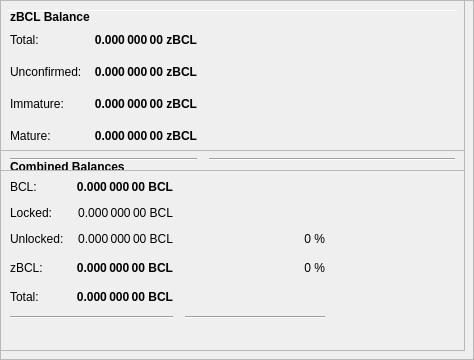
        <widget class="QFrame" name="frameObfuscation">
         <property name="minimumSize">
          <size>
           <width>0</width>
           <height>350</height>
          </size>
         </property>
         <property name="layoutDirection">
          <enum>Qt::LeftToRight</enum>
         </property>
         <property name="frameShape">
          <enum>QFrame::StyledPanel</enum>
         </property>
         <property name="frameShadow">
          <enum>QFrame::Raised</enum>
         </property>
         <widget class="QPushButton" name="runAutoDenom">
          <property name="geometry">
           <rect>
            <x>251</x>
            <y>17</y>
            <width>1</width>
            <height>1</height>
           </rect>
          </property>
          <property name="palette">
           <palette>
            <active>
             <colorrole role="WindowText">
              <brush brushstyle="SolidPattern">
               <color alpha="255">
                <red>0</red>
                <green>0</green>
                <blue>0</blue>
               </color>
              </brush>
             </colorrole>
             <colorrole role="Button">
              <brush brushstyle="SolidPattern">
               <color alpha="255">
                <red>239</red>
                <green>238</green>
                <blue>238</blue>
               </color>
              </brush>
             </colorrole>
             <colorrole role="Light">
              <brush brushstyle="SolidPattern">
               <color alpha="255">
                <red>255</red>
                <green>255</green>
                <blue>255</blue>
               </color>
              </brush>
             </colorrole>
             <colorrole role="Midlight">
              <brush brushstyle="SolidPattern">
               <color alpha="255">
                <red>247</red>
                <green>246</green>
                <blue>246</blue>
               </color>
              </brush>
             </colorrole>
             <colorrole role="Dark">
              <brush brushstyle="SolidPattern">
               <color alpha="255">
                <red>119</red>
                <green>119</green>
                <blue>119</blue>
               </color>
              </brush>
             </colorrole>
             <colorrole role="Mid">
              <brush brushstyle="SolidPattern">
               <color alpha="255">
                <red>159</red>
                <green>159</green>
                <blue>159</blue>
               </color>
              </brush>
             </colorrole>
             <colorrole role="Text">
              <brush brushstyle="SolidPattern">
               <color alpha="255">
                <red>0</red>
                <green>0</green>
                <blue>0</blue>
               </color>
              </brush>
             </colorrole>
             <colorrole role="BrightText">
              <brush brushstyle="SolidPattern">
               <color alpha="255">
                <red>255</red>
                <green>255</green>
                <blue>255</blue>
               </color>
              </brush>
             </colorrole>
             <colorrole role="ButtonText">
              <brush brushstyle="SolidPattern">
               <color alpha="255">
                <red>0</red>
                <green>0</green>
                <blue>0</blue>
               </color>
              </brush>
             </colorrole>
             <colorrole role="Base">
              <brush brushstyle="SolidPattern">
               <color alpha="255">
                <red>255</red>
                <green>255</green>
                <blue>255</blue>
               </color>
              </brush>
             </colorrole>
             <colorrole role="Window">
              <brush brushstyle="SolidPattern">
               <color alpha="255">
                <red>239</red>
                <green>238</green>
                <blue>238</blue>
               </color>
              </brush>
             </colorrole>
             <colorrole role="Shadow">
              <brush brushstyle="SolidPattern">
               <color alpha="255">
                <red>0</red>
                <green>0</green>
                <blue>0</blue>
               </color>
              </brush>
             </colorrole>
             <colorrole role="AlternateBase">
              <brush brushstyle="SolidPattern">
               <color alpha="255">
                <red>247</red>
                <green>246</green>
                <blue>246</blue>
               </color>
              </brush>
             </colorrole>
             <colorrole role="ToolTipBase">
              <brush brushstyle="SolidPattern">
               <color alpha="255">
                <red>255</red>
                <green>255</green>
                <blue>220</blue>
               </color>
              </brush>
             </colorrole>
             <colorrole role="ToolTipText">
              <brush brushstyle="SolidPattern">
               <color alpha="255">
                <red>0</red>
                <green>0</green>
                <blue>0</blue>
               </color>
              </brush>
             </colorrole>
            </active>
            <inactive>
             <colorrole role="WindowText">
              <brush brushstyle="SolidPattern">
               <color alpha="255">
                <red>0</red>
                <green>0</green>
                <blue>0</blue>
               </color>
              </brush>
             </colorrole>
             <colorrole role="Button">
              <brush brushstyle="SolidPattern">
               <color alpha="255">
                <red>239</red>
                <green>238</green>
                <blue>238</blue>
               </color>
              </brush>
             </colorrole>
             <colorrole role="Light">
              <brush brushstyle="SolidPattern">
               <color alpha="255">
                <red>255</red>
                <green>255</green>
                <blue>255</blue>
               </color>
              </brush>
             </colorrole>
             <colorrole role="Midlight">
              <brush brushstyle="SolidPattern">
               <color alpha="255">
                <red>247</red>
                <green>246</green>
                <blue>246</blue>
               </color>
              </brush>
             </colorrole>
             <colorrole role="Dark">
              <brush brushstyle="SolidPattern">
               <color alpha="255">
                <red>119</red>
                <green>119</green>
                <blue>119</blue>
               </color>
              </brush>
             </colorrole>
             <colorrole role="Mid">
              <brush brushstyle="SolidPattern">
               <color alpha="255">
                <red>159</red>
                <green>159</green>
                <blue>159</blue>
               </color>
              </brush>
             </colorrole>
             <colorrole role="Text">
              <brush brushstyle="SolidPattern">
               <color alpha="255">
                <red>0</red>
                <green>0</green>
                <blue>0</blue>
               </color>
              </brush>
             </colorrole>
             <colorrole role="BrightText">
              <brush brushstyle="SolidPattern">
               <color alpha="255">
                <red>255</red>
                <green>255</green>
                <blue>255</blue>
               </color>
              </brush>
             </colorrole>
             <colorrole role="ButtonText">
              <brush brushstyle="SolidPattern">
               <color alpha="255">
                <red>0</red>
                <green>0</green>
                <blue>0</blue>
               </color>
              </brush>
             </colorrole>
             <colorrole role="Base">
              <brush brushstyle="SolidPattern">
               <color alpha="255">
                <red>255</red>
                <green>255</green>
                <blue>255</blue>
               </color>
              </brush>
             </colorrole>
             <colorrole role="Window">
              <brush brushstyle="SolidPattern">
               <color alpha="255">
                <red>239</red>
                <green>238</green>
                <blue>238</blue>
               </color>
              </brush>
             </colorrole>
             <colorrole role="Shadow">
              <brush brushstyle="SolidPattern">
               <color alpha="255">
                <red>0</red>
                <green>0</green>
                <blue>0</blue>
               </color>
              </brush>
             </colorrole>
             <colorrole role="AlternateBase">
              <brush brushstyle="SolidPattern">
               <color alpha="255">
                <red>247</red>
                <green>246</green>
                <blue>246</blue>
               </color>
              </brush>
             </colorrole>
             <colorrole role="ToolTipBase">
              <brush brushstyle="SolidPattern">
               <color alpha="255">
                <red>255</red>
                <green>255</green>
                <blue>220</blue>
               </color>
              </brush>
             </colorrole>
             <colorrole role="ToolTipText">
              <brush brushstyle="SolidPattern">
               <color alpha="255">
                <red>0</red>
                <green>0</green>
                <blue>0</blue>
               </color>
              </brush>
             </colorrole>
            </inactive>
            <disabled>
             <colorrole role="WindowText">
              <brush brushstyle="SolidPattern">
               <color alpha="255">
                <red>119</red>
                <green>119</green>
                <blue>119</blue>
               </color>
              </brush>
             </colorrole>
             <colorrole role="Button">
              <brush brushstyle="SolidPattern">
               <color alpha="255">
                <red>239</red>
                <green>238</green>
                <blue>238</blue>
               </color>
              </brush>
             </colorrole>
             <colorrole role="Light">
              <brush brushstyle="SolidPattern">
               <color alpha="255">
                <red>255</red>
                <green>255</green>
                <blue>255</blue>
               </color>
              </brush>
             </colorrole>
             <colorrole role="Midlight">
              <brush brushstyle="SolidPattern">
               <color alpha="255">
                <red>247</red>
                <green>246</green>
                <blue>246</blue>
               </color>
              </brush>
             </colorrole>
             <colorrole role="Dark">
              <brush brushstyle="SolidPattern">
               <color alpha="255">
                <red>119</red>
                <green>119</green>
                <blue>119</blue>
               </color>
              </brush>
             </colorrole>
             <colorrole role="Mid">
              <brush brushstyle="SolidPattern">
               <color alpha="255">
                <red>159</red>
                <green>159</green>
                <blue>159</blue>
               </color>
              </brush>
             </colorrole>
             <colorrole role="Text">
              <brush brushstyle="SolidPattern">
               <color alpha="255">
                <red>119</red>
                <green>119</green>
                <blue>119</blue>
               </color>
              </brush>
             </colorrole>
             <colorrole role="BrightText">
              <brush brushstyle="SolidPattern">
               <color alpha="255">
                <red>255</red>
                <green>255</green>
                <blue>255</blue>
               </color>
              </brush>
             </colorrole>
             <colorrole role="ButtonText">
              <brush brushstyle="SolidPattern">
               <color alpha="255">
                <red>119</red>
                <green>119</green>
                <blue>119</blue>
               </color>
              </brush>
             </colorrole>
             <colorrole role="Base">
              <brush brushstyle="SolidPattern">
               <color alpha="255">
                <red>239</red>
                <green>238</green>
                <blue>238</blue>
               </color>
              </brush>
             </colorrole>
             <colorrole role="Window">
              <brush brushstyle="SolidPattern">
               <color alpha="255">
                <red>239</red>
                <green>238</green>
                <blue>238</blue>
               </color>
              </brush>
             </colorrole>
             <colorrole role="Shadow">
              <brush brushstyle="SolidPattern">
               <color alpha="255">
                <red>0</red>
                <green>0</green>
                <blue>0</blue>
               </color>
              </brush>
             </colorrole>
             <colorrole role="AlternateBase">
              <brush brushstyle="SolidPattern">
               <color alpha="255">
                <red>239</red>
                <green>238</green>
                <blue>238</blue>
               </color>
              </brush>
             </colorrole>
             <colorrole role="ToolTipBase">
              <brush brushstyle="SolidPattern">
               <color alpha="255">
                <red>255</red>
                <green>255</green>
                <blue>220</blue>
               </color>
              </brush>
             </colorrole>
             <colorrole role="ToolTipText">
              <brush brushstyle="SolidPattern">
               <color alpha="255">
                <red>0</red>
                <green>0</green>
                <blue>0</blue>
               </color>
              </brush>
             </colorrole>
            </disabled>
           </palette>
          </property>
          <property name="focusPolicy">
           <enum>Qt::NoFocus</enum>
          </property>
          <property name="autoFillBackground">
           <bool>true</bool>
          </property>
          <property name="text">
           <string/>
          </property>
          <property name="flat">
           <bool>true</bool>
          </property>
         </widget>
         <widget class="Line" name="line">
          <property name="geometry">
           <rect>
            <x>7</x>
            <y>10</y>
            <width>451</width>
            <height>1</height>
           </rect>
          </property>
          <property name="orientation">
           <enum>Qt::Horizontal</enum>
          </property>
         </widget>
         <widget class="QFrame" name="frame_3">
          <property name="geometry">
           <rect>
            <x>0</x>
            <y>150</y>
            <width>465</width>
            <height>201</height>
           </rect>
          </property>
          <property name="frameShape">
           <enum>QFrame::StyledPanel</enum>
          </property>
          <property name="frameShadow">
           <enum>QFrame::Raised</enum>
          </property>
          <layout class="QVBoxLayout" name="verticalLayout_5">
           <item>
            <layout class="QHBoxLayout" name="horizontalLayout_5" stretch="0">
             <item>
              <widget class="QLabel" name="label_5z">
               <property name="maximumSize">
                <size>
                 <width>16777215</width>
                 <height>20</height>
                </size>
               </property>
               <property name="font">
                <font>
                 <weight>75</weight>
                 <bold>true</bold>
                </font>
               </property>
               <property name="toolTip">
                <string>Combined Balances (including unconfirmed and immature coins)</string>
               </property>
               <property name="text">
                <string>&lt;html&gt;&lt;head/&gt;&lt;body&gt;&lt;p&gt;Combined Balances&lt;/p&gt;&lt;/body&gt;&lt;/html&gt;</string>
               </property>
              </widget>
             </item>
            </layout>
           </item>
           <item>
            <layout class="QGridLayout" name="gridLayout_3">
             <property name="spacing">
              <number>12</number>
             </property>
             <item row="7" column="0" colspan="2">
              <widget class="Line" name="lineSpendableBalance_3">
               <property name="orientation">
                <enum>Qt::Horizontal</enum>
               </property>
              </widget>
             </item>
             <item row="7" column="2">
              <widget class="Line" name="lineWatchBalance_3">
               <property name="sizePolicy">
                <sizepolicy hsizetype="Preferred" vsizetype="Fixed">
                 <horstretch>0</horstretch>
                 <verstretch>0</verstretch>
                </sizepolicy>
               </property>
               <property name="minimumSize">
                <size>
                 <width>140</width>
                 <height>0</height>
                </size>
               </property>
               <property name="orientation">
                <enum>Qt::Horizontal</enum>
               </property>
              </widget>
             </item>
             <item row="4" column="1">
              <widget class="QLabel" name="labelzBalancez">
               <property name="font">
                <font>
                 <weight>75</weight>
                 <bold>true</bold>
                </font>
               </property>
               <property name="cursor">
                <cursorShape>IBeamCursor</cursorShape>
               </property>
               <property name="toolTip">
                <string>Total of transactions that have yet to be confirmed, and do not yet count toward the spendable balance</string>
               </property>
               <property name="text">
                <string notr="true">0.000 000 00 BCL</string>
               </property>
               <property name="alignment">
                <set>Qt::AlignRight|Qt::AlignTrailing|Qt::AlignVCenter</set>
               </property>
               <property name="textInteractionFlags">
                <set>Qt::LinksAccessibleByMouse|Qt::TextSelectableByKeyboard|Qt::TextSelectableByMouse</set>
               </property>
              </widget>
             </item>
             <item row="6" column="1">
              <widget class="QLabel" name="labelTotalz">
               <property name="font">
                <font>
                 <weight>75</weight>
                 <bold>true</bold>
                </font>
               </property>
               <property name="cursor">
                <cursorShape>IBeamCursor</cursorShape>
               </property>
               <property name="toolTip">
                <string>Total Balance, including unconfirmed and immature coins.</string>
               </property>
               <property name="text">
                <string notr="true">0.000 000 00 BCL</string>
               </property>
               <property name="alignment">
                <set>Qt::AlignRight|Qt::AlignTrailing|Qt::AlignVCenter</set>
               </property>
               <property name="textInteractionFlags">
                <set>Qt::LinksAccessibleByMouse|Qt::TextSelectableByKeyboard|Qt::TextSelectableByMouse</set>
               </property>
              </widget>
             </item>
             <item row="4" column="3">
              <spacer name="horizontalSpacer_6">
               <property name="orientation">
                <enum>Qt::Horizontal</enum>
               </property>
               <property name="sizeHint" stdset="0">
                <size>
                 <width>40</width>
                 <height>20</height>
                </size>
               </property>
              </spacer>
             </item>
             <item row="6" column="0">
              <widget class="QLabel" name="labelTotalTextz">
               <property name="text">
                <string>Total:</string>
               </property>
              </widget>
             </item>
             <item row="1" column="0">
              <widget class="QLabel" name="labelBalanceTextz">
               <property name="text">
                <string>BCL:</string>
               </property>
              </widget>
             </item>
             <item row="1" column="1">
              <widget class="QLabel" name="labelBalancez">
               <property name="font">
                <font>
                 <weight>75</weight>
                 <bold>true</bold>
                </font>
               </property>
               <property name="cursor">
                <cursorShape>IBeamCursor</cursorShape>
               </property>
               <property name="toolTip">
                <string>Your current spendable balance</string>
               </property>
               <property name="text">
                <string notr="true">0.000 000 00 BCL</string>
               </property>
               <property name="alignment">
                <set>Qt::AlignRight|Qt::AlignTrailing|Qt::AlignVCenter</set>
               </property>
               <property name="textInteractionFlags">
                <set>Qt::LinksAccessibleByMouse|Qt::TextSelectableByKeyboard|Qt::TextSelectableByMouse</set>
               </property>
              </widget>
             </item>
             <item row="4" column="0">
              <widget class="QLabel" name="labelzBalanceTextz">
               <property name="toolTip">
                <string/>
               </property>
               <property name="text">
                <string>zBCL:</string>
               </property>
              </widget>
             </item>
             <item row="4" column="2">
              <widget class="QLabel" name="labelzBCLPercent">
               <property name="toolTip">
                <string>Current percentage of zBCL.
If AutoMint is enabled this percentage will settle around the configured AutoMint percentage (default = 10%)</string>
               </property>
               <property name="text">
                <string>0 %</string>
               </property>
               <property name="alignment">
                <set>Qt::AlignRight|Qt::AlignTrailing|Qt::AlignVCenter</set>
               </property>
              </widget>
             </item>
             <item row="6" column="2">
              <widget class="QLabel" name="label100Percent">
               <property name="text">
                <string/>
               </property>
               <property name="alignment">
                <set>Qt::AlignRight|Qt::AlignTrailing|Qt::AlignVCenter</set>
               </property>
              </widget>
             </item>
             <item row="2" column="1">
              <widget class="QLabel" name="labelLockedBalance">
               <property name="toolTip">
                <string>Locked BCL or Masternode collaterals. These are excluded from zBCL minting.</string>
               </property>
               <property name="text">
                <string>0.000 000 00 BCL</string>
               </property>
               <property name="alignment">
                <set>Qt::AlignRight|Qt::AlignTrailing|Qt::AlignVCenter</set>
               </property>
              </widget>
             </item>
             <item row="2" column="0">
              <widget class="QLabel" name="labelLockedBalanceText">
               <property name="toolTip">
                <string>Locked BCL or Masternode collaterals. These are excluded from zBCL minting.</string>
               </property>
               <property name="text">
                <string>Locked:</string>
               </property>
              </widget>
             </item>
             <item row="3" column="0">
              <widget class="QLabel" name="labelUnLockedBalanceText">
               <property name="toolTip">
                <string>Unlocked RUPs. These can be used for zBCL minting.</string>
               </property>
               <property name="text">
                <string>Unlocked:</string>
               </property>
              </widget>
             </item>
             <item row="3" column="1">
              <widget class="QLabel" name="labelUnLockedBalance">
               <property name="toolTip">
                <string>Unlocked RUPs. These can be used for zBCL minting.</string>
               </property>
               <property name="text">
                <string>0.000 000 00 BCL</string>
               </property>
               <property name="alignment">
                <set>Qt::AlignRight|Qt::AlignTrailing|Qt::AlignVCenter</set>
               </property>
              </widget>
             </item>
             <item row="3" column="2">
              <widget class="QLabel" name="labelRUPPercent">
               <property name="text">
                <string>0 %</string>
               </property>
               <property name="alignment">
                <set>Qt::AlignRight|Qt::AlignTrailing|Qt::AlignVCenter</set>
               </property>
              </widget>
             </item>
            </layout>
           </item>
           <item>
            <spacer name="verticalSpacer">
             <property name="orientation">
              <enum>Qt::Vertical</enum>
             </property>
             <property name="sizeHint" stdset="0">
              <size>
               <width>20</width>
               <height>40</height>
              </size>
             </property>
            </spacer>
           </item>
          </layout>
         </widget>
         <widget class="QFrame" name="frame_4">
          <property name="geometry">
           <rect>
            <x>0</x>
            <y>0</y>
            <width>465</width>
            <height>171</height>
           </rect>
          </property>
          <property name="frameShape">
           <enum>QFrame::StyledPanel</enum>
          </property>
          <property name="frameShadow">
           <enum>QFrame::Raised</enum>
          </property>
          <layout class="QVBoxLayout" name="verticalLayout_7">
           <item>
            <layout class="QHBoxLayout" name="horizontalLayout_8" stretch="0">
             <item>
              <widget class="QLabel" name="label_5z_3">
               <property name="maximumSize">
                <size>
                 <width>16777215</width>
                 <height>20</height>
                </size>
               </property>
               <property name="font">
                <font>
                 <weight>75</weight>
                 <bold>true</bold>
                </font>
               </property>
               <property name="text">
                <string>zBCL Balance</string>
               </property>
              </widget>
             </item>
            </layout>
           </item>
           <item>
            <layout class="QGridLayout" name="gridLayout_5">
             <property name="spacing">
              <number>12</number>
             </property>
             <item row="4" column="0">
              <widget class="QLabel" name="labelzBalanceMatureText">
               <property name="toolTip">
                <string>Mature: more than 20 confirmation and more than 1 mints of the same denomination after it was minted.
These zBCL are spendable.</string>
               </property>
               <property name="text">
                <string>Mature:</string>
               </property>
              </widget>
             </item>
             <item row="5" column="0" colspan="2">
              <widget class="Line" name="lineSpendableBalance_5">
               <property name="orientation">
                <enum>Qt::Horizontal</enum>
               </property>
              </widget>
             </item>
             <item row="1" column="1">
              <widget class="QLabel" name="labelzBalance">
               <property name="font">
                <font>
                 <weight>75</weight>
                 <bold>true</bold>
                </font>
               </property>
               <property name="cursor">
                <cursorShape>IBeamCursor</cursorShape>
               </property>
               <property name="toolTip">
                <string>All available zBCL, unconfirmed and immature zBCL included.</string>
               </property>
               <property name="text">
                <string notr="true">0.000 000 00 zBCL</string>
               </property>
               <property name="alignment">
                <set>Qt::AlignRight|Qt::AlignTrailing|Qt::AlignVCenter</set>
               </property>
               <property name="textInteractionFlags">
                <set>Qt::LinksAccessibleByMouse|Qt::TextSelectableByKeyboard|Qt::TextSelectableByMouse</set>
               </property>
              </widget>
             </item>
             <item row="5" column="2">
              <widget class="Line" name="lineWatchBalance_5">
               <property name="sizePolicy">
                <sizepolicy hsizetype="Preferred" vsizetype="Fixed">
                 <horstretch>0</horstretch>
                 <verstretch>0</verstretch>
                </sizepolicy>
               </property>
               <property name="minimumSize">
                <size>
                 <width>140</width>
                 <height>0</height>
                </size>
               </property>
               <property name="orientation">
                <enum>Qt::Horizontal</enum>
               </property>
              </widget>
             </item>
             <item row="1" column="0">
              <widget class="QLabel" name="labelzBalanceText">
               <property name="toolTip">
                <string>All available zBCL, unconfirmed and immature zBCL included.</string>
               </property>
               <property name="text">
                <string>Total:</string>
               </property>
              </widget>
             </item>
             <item row="1" column="2">
              <spacer name="horizontalSpacer_8">
               <property name="orientation">
                <enum>Qt::Horizontal</enum>
               </property>
               <property name="sizeHint" stdset="0">
                <size>
                 <width>40</width>
                 <height>20</height>
                </size>
               </property>
              </spacer>
             </item>
             <item row="4" column="2">
              <spacer name="horizontalSpacer_4">
               <property name="orientation">
                <enum>Qt::Horizontal</enum>
               </property>
               <property name="sizeHint" stdset="0">
                <size>
                 <width>40</width>
                 <height>20</height>
                </size>
               </property>
              </spacer>
             </item>
             <item row="4" column="1">
              <widget class="QLabel" name="labelzBalanceMature">
               <property name="font">
                <font>
                 <weight>75</weight>
                 <bold>true</bold>
                </font>
               </property>
               <property name="toolTip">
                <string>Mature: more than 20 confirmation and more than 1 mints of the same denomination after it was minted.
These zBCL are spendable.</string>
               </property>
               <property name="text">
                <string>0.000 000 00 zBCL</string>
               </property>
               <property name="alignment">
                <set>Qt::AlignRight|Qt::AlignTrailing|Qt::AlignVCenter</set>
               </property>
              </widget>
             </item>
             <item row="2" column="0">
              <widget class="QLabel" name="labelzBalanceUnconfirmedText">
               <property name="toolTip">
                <string>Unconfirmed: less than 20 confirmations
Immature: confirmed, but less than 1 mints of the same denomination after it was minted</string>
               </property>
               <property name="text">
                <string>Unconfirmed:</string>
               </property>
              </widget>
             </item>
             <item row="2" column="1">
              <widget class="QLabel" name="labelzBalanceUnconfirmed">
               <property name="font">
                <font>
                 <weight>75</weight>
                 <bold>true</bold>
                </font>
               </property>
               <property name="toolTip">
                <string>Unconfirmed: less than 20 confirmations
Immature: confirmed, but less than 1 mints of the same denomination after it was minted</string>
               </property>
               <property name="text">
                <string>0.000 000 00 zBCL</string>
               </property>
               <property name="alignment">
                <set>Qt::AlignRight|Qt::AlignTrailing|Qt::AlignVCenter</set>
               </property>
              </widget>
             </item>
             <item row="2" column="2">
              <spacer name="horizontalSpacer_5">
               <property name="orientation">
                <enum>Qt::Horizontal</enum>
               </property>
               <property name="sizeHint" stdset="0">
                <size>
                 <width>40</width>
                 <height>20</height>
                </size>
               </property>
              </spacer>
             </item>
             <item row="3" column="0">
              <widget class="QLabel" name="labelzBalanceImmatureText">
               <property name="toolTip">
                <string>Unconfirmed: less than 20 confirmations
Immature: confirmed, but less than 1 mints of the same denomination after it was minted</string>
               </property>
               <property name="text">
                <string>Immature:</string>
               </property>
              </widget>
             </item>
             <item row="3" column="1">
              <widget class="QLabel" name="labelzBalanceImmature">
               <property name="font">
                <font>
                 <weight>75</weight>
                 <bold>true</bold>
                </font>
               </property>
               <property name="toolTip">
                <string>Unconfirmed: less than 20 confirmations
Immature: confirmed, but less than 1 mints of the same denomination after it was minted</string>
               </property>
               <property name="text">
                <string>0.000 000 00 zBCL</string>
               </property>
               <property name="alignment">
                <set>Qt::AlignRight|Qt::AlignTrailing|Qt::AlignVCenter</set>
               </property>
              </widget>
             </item>
             <item row="3" column="2">
              <spacer name="horizontalSpacer_7">
               <property name="orientation">
                <enum>Qt::Horizontal</enum>
               </property>
               <property name="sizeHint" stdset="0">
                <size>
                 <width>40</width>
                 <height>20</height>
                </size>
               </property>
              </spacer>
             </item>
            </layout>
           </item>
          </layout>
         </widget>
        </widget>
